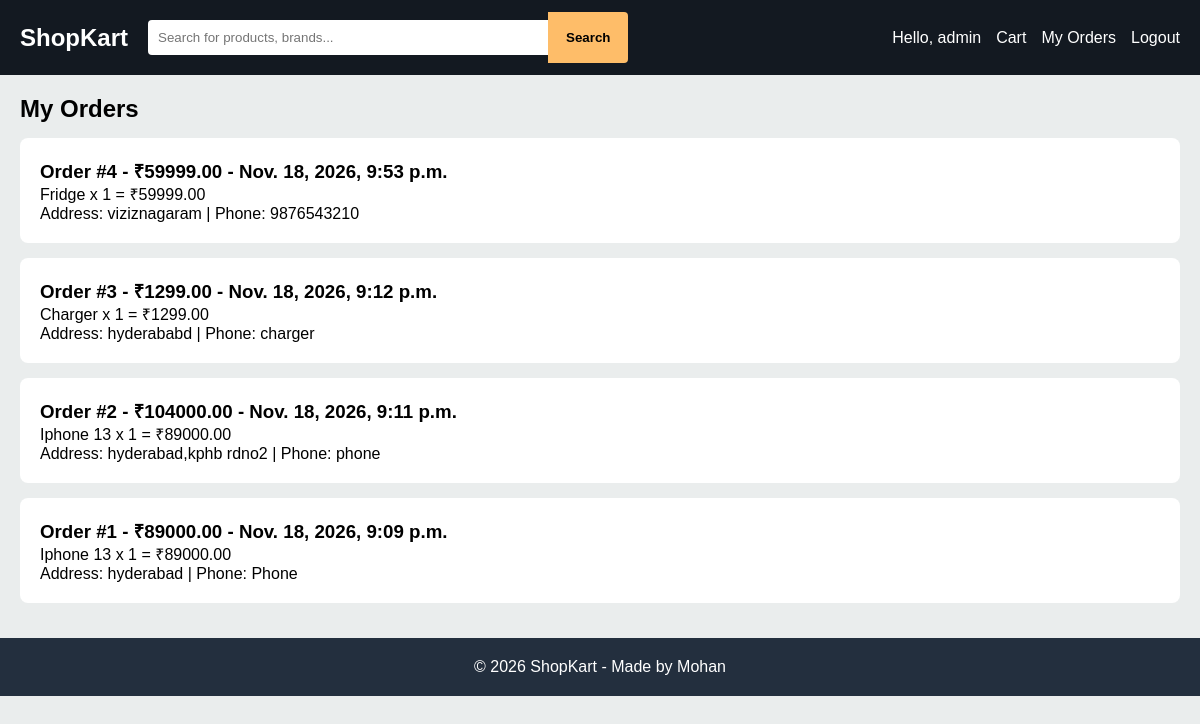
The page /orders/my-orders/ (signed in) on the database its author committed.
### orders/models.py (models this page shows, shortened)
class Order(models.Model):
    user = models.ForeignKey(User, on_delete=models.CASCADE)
    total_amount = models.DecimalField(max_digits=10, decimal_places=2)
    name = models.CharField(max_length=100)
    address = models.TextField()
    phone = models.CharField(max_length=15)
    created_at = models.DateTimeField(auto_now_add=True)

class OrderItem(models.Model):
    order = models.ForeignKey(Order, on_delete=models.CASCADE, related_name="items")
    product = models.ForeignKey(Product, on_delete=models.CASCADE)
    quantity = models.PositiveIntegerField(default=1)
    price = models.DecimalField(max_digits=10, decimal_places=2)

### products/models.py (models this page shows, shortened)
class Product(models.Model):
    product_name = models.CharField(max_length=150)
    price = models.DecimalField(max_digits=10, decimal_places=2)
    old_price = models.DecimalField(max_digits=10, decimal_places=2, blank=True, null=True)
    description = models.TextField()
    stock = models.PositiveIntegerField(default=0)
    image = models.ImageField(upload_to="products/images/", blank=True, null=True)
    video = models.FileField(upload_to="products/videos/", blank=True, null=True)
    category = models.ForeignKey(Category, on_delete=models.PROTECT, related_name="products")
    created_at = models.DateTimeField(auto_now_add=True)

### orders/views.py (the view)
# urls.py: path('my-orders/', views.my_orders, name='my_orders'),
@login_required
def my_orders(request):
    orders = Order.objects.filter(user=request.user).order_by('-created_at')
    return render(request, 'bill.html', {'my_orders': orders, 'is_list': True})

### templates/bill.html (shortened to what this page needs)
{% extends 'base.html' %}
{% block content %}
{% if is_list %}
  <h2>My Orders</h2>
  {% for o in my_orders %}
    <div class="bill-box"><h3>Order #{{ o.id }} - ₹{{ o.total_amount }} - {{ o.created_at }}</h3>
    {% for item in o.items.all %}<p>{{ item.product.product_name }} x {{ item.quantity }} = ₹{{ item.price }}</p>{% endfor %}
    <p>Address: {{ o.address }} | Phone: {{ o.phone }}</p></div>
  {% empty %}<p>No orders yet!</p>{% endfor %}
{% endif %}
{% endblock %}

### templates/base.html (shortened to what this page needs)
{% load static %}
<!DOCTYPE html>
<html>
<head>
  <link rel="stylesheet" href="{% static 'style.css' %}">
</head>
<body>
<header class="navbar">
  <a href="{% url 'home' %}" class="logo">ShopKart</a>
  <form action="{% url 'home' %}" method="GET" class="search-form">
    <input type="text" name="q" value="{{ q|default:'' }}" placeholder="Search for products, brands...">
    <button type="submit">Search</button>
  </form>
  <nav>
    {% if user.is_authenticated %}
      <span>Hello, {{ user.username }}</span>
      <a href="{% url 'cart_view' %}">Cart</a>
      <a href="{% url 'my_orders' %}">My Orders</a>
      <a href="{% url 'logout' %}">Logout</a>
    {% else %}
      <a href="{% url 'login' %}">Login</a>
      <a href="{% url 'register' %}">Register</a>
      <a href="{% url 'cart_view' %}">Cart</a>
    {% endif %}
  </nav>
</header>
<main>{% block content %}{% endblock %}</main>
<footer>© 2026 ShopKart - Made by Mohan</footer>
</body>
</html>

### static/style.css (style rules this page uses)
* { margin:0; padding:0; box-sizing:border-box; font-family: Arial, sans-serif; }
body { background:#eaeded; }
.navbar { background:#131921; color:white; display:flex; align-items:center; gap:20px; padding:12px 20px; flex-wrap:wrap; }
.logo { color:white; font-size:24px; font-weight:bold; text-decoration:none; }
.search-form { flex:1; display:flex; }
.search-form input { flex:1; padding:10px; border:none; border-radius:4px 0 0 4px; }
.search-form button { background:#febd69; border:none; padding:10px 18px; border-radius:0 4px 4px 0; cursor:pointer; font-weight:bold; }
.navbar nav { display:flex; gap:15px; align-items:center; }
.navbar nav a { color:white; text-decoration:none; }
main { padding:20px; min-height:70vh; }
input, textarea { width:100%; max-width:400px; padding:10px; margin:8px 0; border:1px solid #ccc; border-radius:4px; }
.bill-box { background:white; padding:20px; border-radius:8px; margin:15px 0; }
footer { background:#232f3e; color:white; text-align:center; padding:20px; }

### rows shown on the page
Order: id "4", total_amount "59999.00", created_at "Nov. 18, 2026, 9:53 p.m.", address "viziznagaram", phone "9876543210"
OrderItem: product.product_name "Fridge", quantity "1", price "59999.00"
Order: id "3", total_amount "1299.00", created_at "Nov. 18, 2026, 9:12 p.m.", address "hyderababd", phone "charger"
OrderItem: product.product_name "Charger", quantity "1", price "1299.00"
Order: id "2", total_amount "104000.00", created_at "Nov. 18, 2026, 9:11 p.m.", address "hyderabad,kphb rdno2", phone "phone"
OrderItem: product.product_name "Iphone 13", quantity "1", price "89000.00"
Order: id "1", total_amount "89000.00", created_at "Nov. 18, 2026, 9:09 p.m.", address "hyderabad", phone "Phone"
OrderItem: product.product_name "Iphone 13", quantity "1", price "89000.00"

### other values the page prints
{{ user.username }} "admin"
